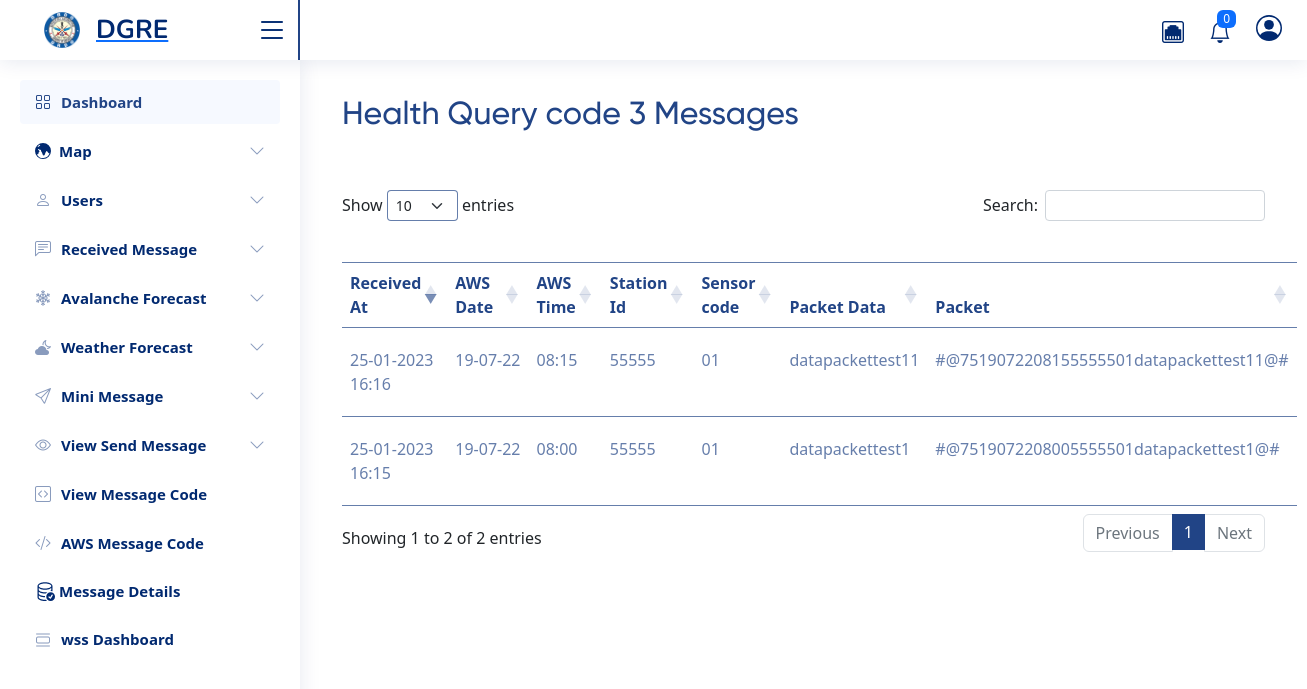
The page /message/health-query-code3/ (signed in) on the database its author committed.
### wss_handler/models.py (models this page shows, shortened)
class Receive_message(models.Model):
    received_on = models.DateTimeField(auto_now=True)
    data = models.CharField(max_length=255)
    message_type = models.CharField(max_length=2)
    aws_date = models.CharField(max_length=6)
    aws_time = models.CharField(max_length=4)
    station_id = models.CharField(max_length=5)
    sensor_code = models.CharField(max_length=2)
    packet_data = models.CharField(max_length=117)
    packet = models.CharField(null=True, blank=True, max_length=255)

### taskapp/views.py (the view)
# urls.py: path("health-query-code3/", views.health_query_code_three),
@login_required(login_url='/login/')
def health_query_code_three(request):
    messages = Receive_message.objects.filter(message_type="75")
    return render(request, "messages/health-query3.html", locals())

### templates/messages/health-query3.html (shortened to what this page needs)
{% extends "base.html" %}
{% block content %}
{% include "datatable.html" %}
<div class="col-md-9 col-lg-12 px-md-4 add-pointer-btn">
    <div class="d-flex justify-content-between flex-wrap flex-md-nowrap align-items-center pt-3 pb-2 mb-3 ">
      <h1 class="h2">Health Query code 3 Messages</h1>
 </div>
</div>
<div class="col-md-9 col-lg-12 px-md-4 mt-4 point-table">
    <table id="example" class="table table-striped table-content" style="width:100%">
        <thead>
            <tr>
                <th>Received At</th>
                <th>AWS Date</th>
                <th>AWS Time</th>
                <th>Station Id</th>
                <th>Sensor code</th>
                <th>Packet Data</th>
                {% if request.user.is_superuser %}
                <th>Packet</th>
                {% endif %}
            </tr>
        </thead>
        <tbody>
        {% for i in messages %}
        <tr>
        <td>{{i.received_on|date:'d-m-Y H:i'}}</td>
        <td>{{i.aws_date|slice:"2"}}-{{i.aws_date|slice:"2:4"}}-{{i.aws_date|slice:"4:6"}}</td>
        <td>{{i.aws_time|slice:"2"}}:{{i.aws_time|slice:"2:4"}}</td>
        <td>{{i.station_id}}</td>
        <td>{{i.sensor_code}}</td>
        <td>{{i.packet_data}}</td>
        {% if request.user.is_superuser %}
        <td>{{i.packet}}</td>
        {% endif %}
        </tr>
        {% endfor %}
        </tbody>
</table>
</div>
{% endblock %}

### static/assets/css/style.css (style rules this page uses)
:root { scroll-behavior: smooth; }
body { font-family: "Open Sans", sans-serif; background: #f6f9ff; color: #444444; }
h1, h2, h3, h4, h5, h6 { font-family: "Nunito", sans-serif; }

### static/css/style.css (style rules this page uses)
:root { --font1: 'Gilroy'; --font2: 'Poppins'; --blue: #214486; --darkblue: #34326f; --red: #c1292a; --liteblue: #008dd2; --liteblack: #2b2a29; }
h1,h2,h3,h4,h5 { font-family: var(--font1); }
body { font-family: var(--font2); background-color: transparent; }
.add-pointer-btn h1 { color: #214486; }
.point-table table.dataTable.table-striped>tbody>tr.odd>* { box-shadow: none; }
.table-content { padding-top: 35px; }
.table-content th { color: #214486; border-top: 1px solid #214486b0; padding: 22px 8px; }
.table-content tr { border-color: #214486b0; }
.table-content tr td { padding: 20px 8px; color: #214486b0; }
.table-striped>tbody>tr:nth-of-type(odd)>* { --bs-table-accent-bg: var(--bs-table-striped-bg); color: #214486b0 !important; }
table.dataTable.table-striped>tbody>tr.odd>* { box-shadow: none !important; }

### rows shown on the page
Receive_message: received_on "25-01-2023 16:15", aws_date "19", aws_date "07", aws_date "22", aws_time "08", aws_time "00", station_id "55555", sensor_code "01", packet_data "datapackettest1", packet "#@7519072208005555501datapackettest1@#"
Receive_message: received_on "25-01-2023 16:16", aws_date "19", aws_date "07", aws_date "22", aws_time "08", aws_time "15", station_id "55555", sensor_code "01", packet_data "datapackettest11", packet "#@7519072208155555501datapackettest11@#"
